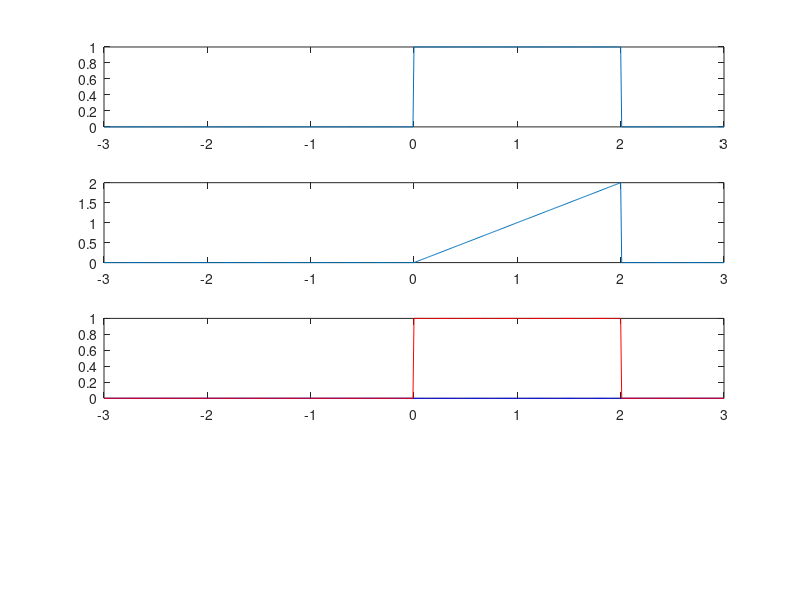

Source code (MATLAB): (Note: this script raises an error after producing the figure.)
clc
close all
clear all
step_siz_x=0.01;
t=-3:step_siz_x:3;
appned_zeros=length(t);
zeros_vect_for_cov=appned_zeros;


for ii=1:length(t)
    if(t(ii)<0)
        x(ii)=0;
        y(ii)=0;
    elseif(t(ii)>=0 && t(ii)<=1)
        x(ii)=1;

       y(ii)=t(ii);
    elseif(t(ii)>1 && t(ii)<=2)
        x(ii)=1;
        y(ii)=t(ii);
    else
        x(ii)=0;
        y(ii)=0;   
    end
    

end

% inversioon of the signal

length_of_sqn=length(t);
for ii=1:length_of_sqn
    fliped_y(ii)=y(length_of_sqn-ii+1);
end
prefix_x=zeros(1, 2*zeros_vect_for_cov);
post_fix_x=zeros(1, zeros_vect_for_cov);

fliped_y_with_appneded_zeros=[prefix_x,...
    fliped_y];
moving_signal_for_conv=...
    zeros(1, (length(fliped_y) +  2*appned_zeros) );

vect_zeros=moving_signal_for_conv;

t_new=[NaN*ones(1, zeros_vect_for_cov), t, ...
    NaN*ones(1, zeros_vect_for_cov)];
indexing_new=length(fliped_y_with_appneded_zeros);
x_new=[post_fix_x, x, post_fix_x];
con_output=zeros(1, (length(fliped_y) +  2*appned_zeros) );

subplot(4,1,1),plot(t(1:ii), x(1:ii));
subplot(4,1,2),plot(t(1:ii), y(1:ii));
for ii=1:indexing_new
    moving_signal_for_conv(1, 1:ii)=...
        fliped_y_with_appneded_zeros(1,...
        indexing_new-ii+1:indexing_new);
    

    subplot(4,1,3),plot(t_new, moving_signal_for_conv, 'b', t_new, x_new,'r');
    
    signal_multiplier=moving_signal_for_conv.*x_new;
    con_output(ii)=integration_x(signal_multiplier...
        ,step_siz_x );
    
    subplot(4,1,4),plot(con_output);
    pause(0.001);
end
